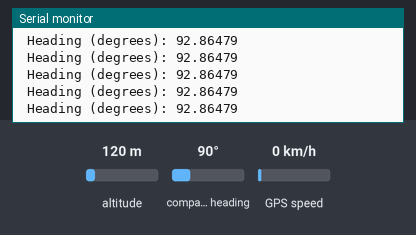
The sketch below on a simulated Arduino Mega 2560, built with avr-gcc and run on an emulated ATmega2560. Shown: the last lines printed to the serial monitor. The inputs (shaded band) are chosen by the test bench; at power-on: compass heading 90°, altitude 120 m, GPS speed 0 km/h. The GPS gets a fix after 3 s at 37.7749, -122.4194 with 8 satellites.

Above: at 1.2 s.
1.3 s: compass heading set to 7°
At 2.4 s:
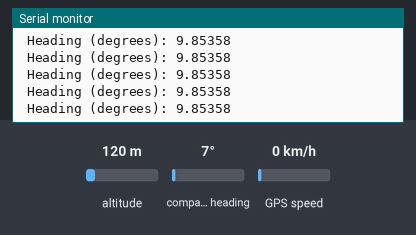
5.4 s: compass heading set to 180°
At 6.0 s:
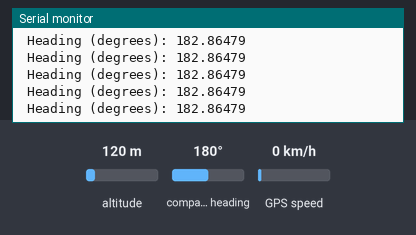
6.9 s: compass heading set to 90°
At 7.8 s:
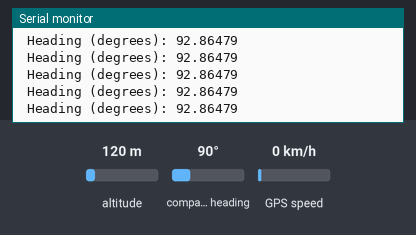
11.0 s: compass heading set to 7°
At 11.8 s:
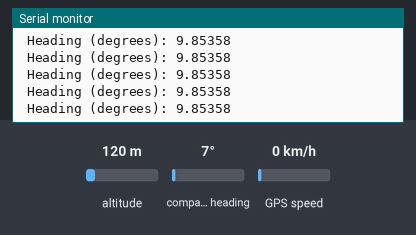
15.1 s: compass heading set to 269°
At 15.7 s:
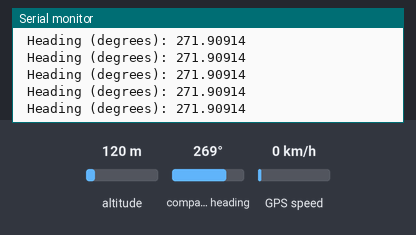
Timing chart, 0 to 18.1 s (numbered marks = the images above; inputs shaded):
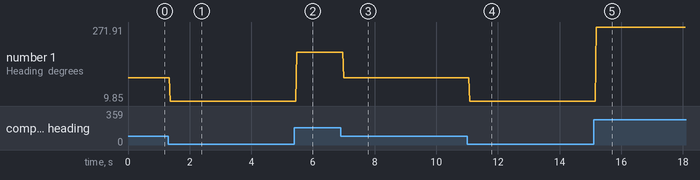

Measured:
- after the input at 1.3 s, the serial monitor: prints a new line after 0.07 s (image 1)
- after the input at 5.4 s, the serial monitor: prints a new line after 0.08 s (image 2)
- after the input at 6.9 s, the serial monitor: prints a new line after 0.09 s (image 3)
- after the input at 11.0 s, the serial monitor: prints a new line after 0.08 s (image 4)
- after the input at 15.1 s, the serial monitor: prints a new line after 0.08 s (image 5)
- plotted number 1: 92.86 → 9.85 after the input at 1.3 s, 9.85 → 182.86 after the input at 5.4 s, 182.86 → 92.86 after the input at 6.9 s, 92.86 → 9.85 after the input at 11.0 s, 9.85 → 27 after the input at 15.1 s

The sketch:

gps_pusula_kaba_yeni.ino
```cpp
#include <TinyGPS++.h>
#include <SoftwareSerial.h>
#include <Wire.h>
#include <Adafruit_Sensor.h>
#include <Adafruit_HMC5883_U.h>

double GPSLat,GPSLong,headingDegrees;

TinyGPSPlus gps;
Adafruit_HMC5883_Unified mag = Adafruit_HMC5883_Unified(12345);

void setup()
{
  Serial.begin(9600);
  Serial1.begin(9600);
  sensor_t sensor;
  mag.getSensor(&sensor);
}

void loop()
{

 displayCompassInfo();
  getGPSdata();
}

void getGPSdata(){
  if(Serial1.available() > 0){
    if(gps.encode(Serial1.read())){
      GPSLat = gps.location.lat();
      GPSLong = gps.location.lng();
      Serial.print("GPSLat ");Serial.print(GPSLat, 19);
      //Serial.print(F(","));
      Serial.print(" GPSLong ");Serial.print(GPSLong, 19);
    }
  }
}

void displayCompassInfo()
{
  mag.begin();
  sensors_event_t event;
  mag.getEvent(&event);
  float heading = atan2(event.magnetic.y, event.magnetic.x);
  float declinationAngle = 0.05;
  heading += declinationAngle;
  if(heading < 0)
    heading += 2*PI;
  if(heading > 2*PI)
    heading -= 2*PI;
  headingDegrees = heading * 180/M_PI;
  Serial.print(" Heading (degrees): "); Serial.println(headingDegrees,5);
}
```
